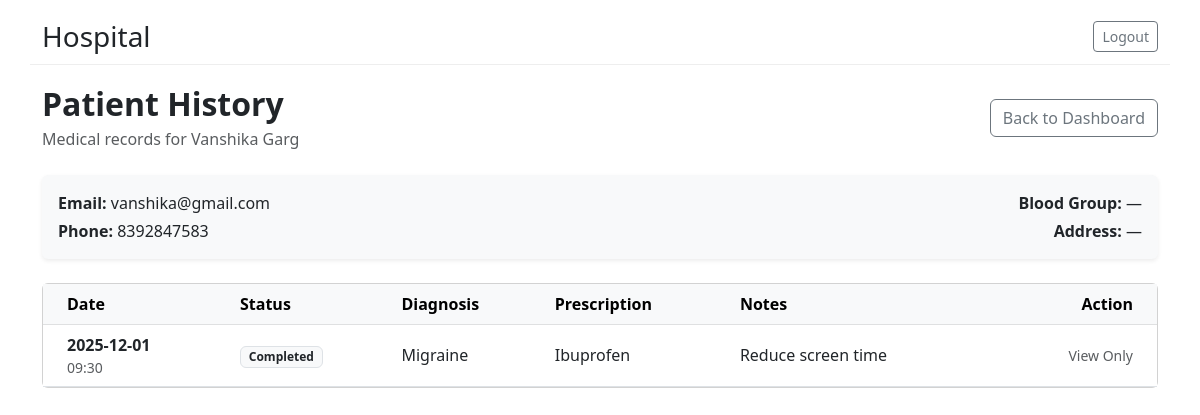
/doctor/patient/1/history (signed in), run on the app's committed database.
### tables this page shows
CREATE TABLE users (
      id INTEGER PRIMARY KEY AUTOINCREMENT,
      username TEXT UNIQUE NOT NULL,
      password_hash TEXT NOT NULL,
      role TEXT NOT NULL CHECK(role IN ('admin','doctor','patient')),
      full_name TEXT, email TEXT, phone TEXT, is_active INTEGER DEFAULT 1
    );

CREATE TABLE treatments (
      id INTEGER PRIMARY KEY AUTOINCREMENT,
      appointment_id INTEGER UNIQUE NOT NULL,
      diagnosis TEXT, prescription TEXT, notes TEXT,
      FOREIGN KEY(appointment_id) REFERENCES appointments(id)
    );

CREATE TABLE appointments (
      id INTEGER PRIMARY KEY AUTOINCREMENT,
      patient_id INTEGER NOT NULL,
      doctor_id INTEGER NOT NULL,
      date TEXT NOT NULL,
      time TEXT NOT NULL,
      end_time TEXT,
      status TEXT NOT NULL DEFAULT 'Booked' CHECK(status IN ('Booked','Completed','Cancelled')),
      created_at TEXT NOT NULL,
      FOREIGN KEY(patient_id) REFERENCES patients(id),
      FOREIGN KEY(doctor_id) REFERENCES doctors(id)
    );

### app.py (the view)
@app.route("/doctor/patient/<int:patient_id>/history")
@login_required(role="doctor")
def doctor_view_patient_history(patient_id):
    db = get_db()
    user_id = session["user_id"]
    doctor = db.execute("SELECT * FROM doctors WHERE user_id = ?", (user_id,)).fetchone()
    if not doctor:
        flash("Doctor profile not found.", "danger")
        return redirect(url_for("logout"))
    rel = db.execute("""
        SELECT 1 FROM appointments WHERE doctor_id = ? AND patient_id = ? LIMIT 1
    """, (doctor["id"], patient_id)).fetchone()
    if not rel:
        flash("You have not been assigned this patient.", "danger")
        return redirect(url_for("doctor_dashboard"))
    patient = db.execute("""
        SELECT p.id AS patient_id, u.full_name, u.email, u.phone, p.address, p.blood_group
        FROM patients p JOIN users u ON p.user_id = u.id
        WHERE p.id = ?
    """, (patient_id,)).fetchone()
    records = db.execute("""
        SELECT a.id AS appt_id, a.date, a.time, a.end_time, a.status,
             a.doctor_id as doctor_id, t.diagnosis, t.prescription, t.notes,
               u.full_name AS doctor_name
        FROM appointments a
        LEFT JOIN treatments t ON t.appointment_id = a.id
        LEFT JOIN doctors d ON a.doctor_id = d.id
        LEFT JOIN users u ON d.user_id = u.id
        WHERE a.patient_id = ? AND a.status = 'Completed'
        ORDER BY a.date DESC, a.time DESC
    """, (patient_id,)).fetchall()
    return render_template("doctor_view_patient_history.html", patient=patient, records=records, current_doctor_id=doctor['id'])

### app.py (called while the page is built, shortened)
def get_db():
    if "db" not in g:
        g.db = sqlite3.connect(DB_PATH, detect_types=sqlite3.PARSE_DECLTYPES)
        g.db.row_factory = sqlite3.Row
    return g.db

def login_required(role=None):
    from functools import wraps
    def decorator(f):
        @wraps(f)
        def wrapped(*args, **kwargs):
            if "user_id" not in session:
                return redirect(url_for("login"))
            return f(*args, **kwargs)
        return wrapped
    return decorator

### templates/doctor_view_patient_history.html
{% extends "base.html" %}
{% block content %}
<div class="d-flex justify-content-between align-items-center mb-4">
  <div>
    <h2 class="fw-bold mb-1">Patient History</h2>
    <p class="text-muted mb-0">Medical records for {{ patient.full_name }}</p>
  </div>
  <div>
    <a href="{{ url_for('doctor_dashboard') }}" class="btn btn-outline-secondary">Back to Dashboard</a>
  </div>
</div>
<div class="card mb-4 border-0 shadow-sm bg-light">
  <div class="card-body">
    <div class="row">
      <div class="col-md-6">
        <p class="mb-1"><strong>Email:</strong> {{ patient.email or '—' }}</p>
        <p class="mb-0"><strong>Phone:</strong> {{ patient.phone or '—' }}</p>
      </div>
      <div class="col-md-6 text-md-end">
        <p class="mb-1"><strong>Blood Group:</strong> {{ patient.blood_group or '—' }}</p>
        <p class="mb-0"><strong>Address:</strong> {{ patient.address or '—' }}</p>
      </div>
    </div>
  </div>
</div>
{% if records %}
  <div class="card">
    <div class="table-responsive">
      <table class="table table-hover mb-0 align-middle">
        <thead class="table-light">
          <tr>
            <th class="ps-4">Date</th>
            <th>Status</th>
            <th>Diagnosis</th>
            <th>Prescription</th>
            <th>Notes</th>
            <th class="text-end pe-4">Action</th>
          </tr>
        </thead>
        <tbody>
          {% for r in records %}
            <tr>
              <td class="ps-4" style="white-space: nowrap;">
                <div class="fw-bold">{{ r.date }}</div>
                <div class="small text-muted">{{ r.time }}</div>
              </td>
              <td>
                <span class="badge bg-light text-dark border">{{ r.status }}</span>
              </td>
              <td>{{ r.diagnosis or '—' }}</td>
              <td>{{ r.prescription or '—' }}</td>
              <td>{{ r.notes or '—' }}</td>
              <td class="text-end pe-4">
                {% if r.doctor_id == current_doctor_id %}
                  <a href="{{ url_for('doctor_complete_appointment', appointment_id=r.appt_id) }}" class="btn btn-sm btn-outline-primary">Edit</a>
                {% else %}
                  <span class="text-muted small">View Only</span>
                {% endif %}
              </td>
            </tr>
          {% endfor %}
        </tbody>
      </table>
    </div>
  </div>
{% else %}
  <div class="text-center py-5 text-muted border rounded bg-white">
    <h5 class="fw-bold">No history found</h5>
    <p class="mb-0">There are no completed appointments or treatments recorded for this patient.</p>
  </div>
{% endif %}
{% endblock %}

### templates/base.html (style rules this page uses)
body { padding-top: 20px; }

### data on the page
users: full_name "Vanshika Garg", email "vanshika@gmail.com", phone "8392847583"
treatments: date "2025-12-01", time "09:30", status "Completed", diagnosis "Migraine", prescription "Ibuprofen", notes "Reduce screen time"

### other printed values
{{ patient.blood_group or '—' }} "—"
{{ patient.address or '—' }} "—"
